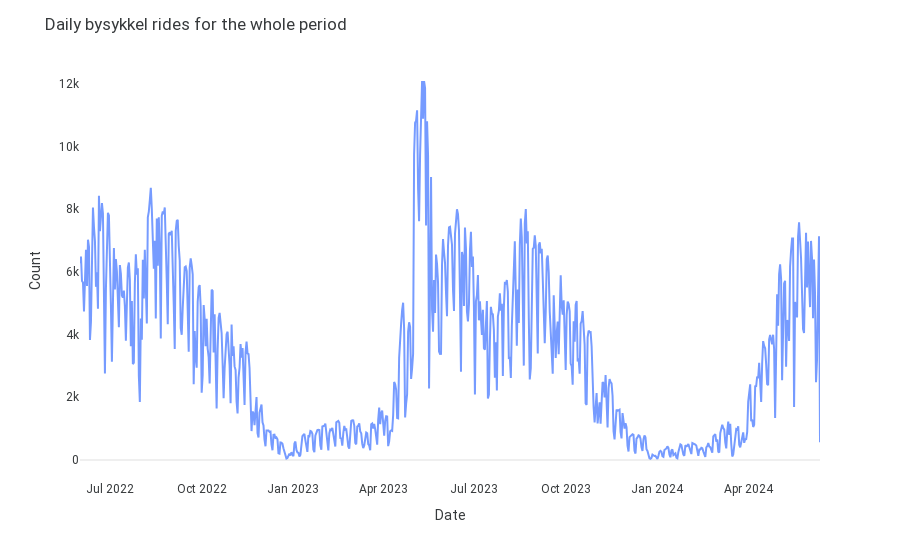

The notebook cell this image was saved under:
### Code cell
from datetime import datetime

def ride_count(date = None, df=daily_rides):
    if date is None:
        # Show daily rides for the whole period
        fig = px.line(
            df,
            x='started_at',
            y='ride_count'
        )
        
        fig.update_layout(
            title='Daily bysykkel rides for the whole period',
            yaxis_title="Count",
            xaxis_title="Date",
            xaxis=dict(showgrid=False),  # Remove x-axis gridlines
            yaxis=dict(showgrid=False)  # Remove y-axis gridlines
        )
        
        return fig
    
    # Convert to datetime object
    try:
        input_date = datetime.strptime(date, "%Y-%m")
    except ValueError:
        input_date = datetime.strptime(date, "%Y-%b")
    
    # Format the datetime object to the desired month format
    formatted_date = input_date.strftime("%Y-%m")
    
    # Filter the DataFrame for the specified month
    df_month = df[df['started_at'].dt.strftime('%Y-%m') == formatted_date]
    
    fig = px.line(
        df_month,
        x='started_at',
        y='ride_count'
    )
    
    fig.update_layout(
        title=f'Daily bysykkel rides for {formatted_date}',
        yaxis_title="Count",
        xaxis_title="Date",
        xaxis=dict(showgrid=False),  # Remove x-axis gridlines
        yaxis=dict(showgrid=False)  # Remove y-axis gridlines
    )
    
    return fig

ride_count()  # Example with YYYY-Mon format

### Figure 1 — Plotly figure (JSON) as saved in the notebook; plotly's stock layout.template omitted (floating-point values rounded to 4 significant figures; data arrays with more than 128 entries replaced by an {"elided": "..."} marker saying what was removed)
{"data": [{"hovertemplate": "started_at=%{x}<br>ride_count=%{y}<extra></extra>", "legendgroup": "", "line": {"color": "#769bff", "dash": "solid"}, "marker": {"symbol": "circle"}, "mode": "lines", "name": "", "orientation": "v", "showlegend": false, "type": "scatter", "x": {"elided": "743 str values"}, "xaxis": "x", "y": {"elided": "743 int values"}, "yaxis": "y"}], "layout": {"autosize": true, "legend": {"tracegroupgap": 0}, "margin": {"t": 60}, "title": {"text": "Daily bysykkel rides for the whole period"}, "xaxis": {"anchor": "y", "autorange": true, "domain": [0, 1], "range": ["2022-06-01", "2024-06-12"], "showgrid": false, "title": {"text": "Date"}, "type": "date"}, "yaxis": {"anchor": "x", "autorange": true, "domain": [0, 1], "range": [-637.4, 12750.0], "showgrid": false, "title": {"text": "Count"}, "type": "linear"}}}
